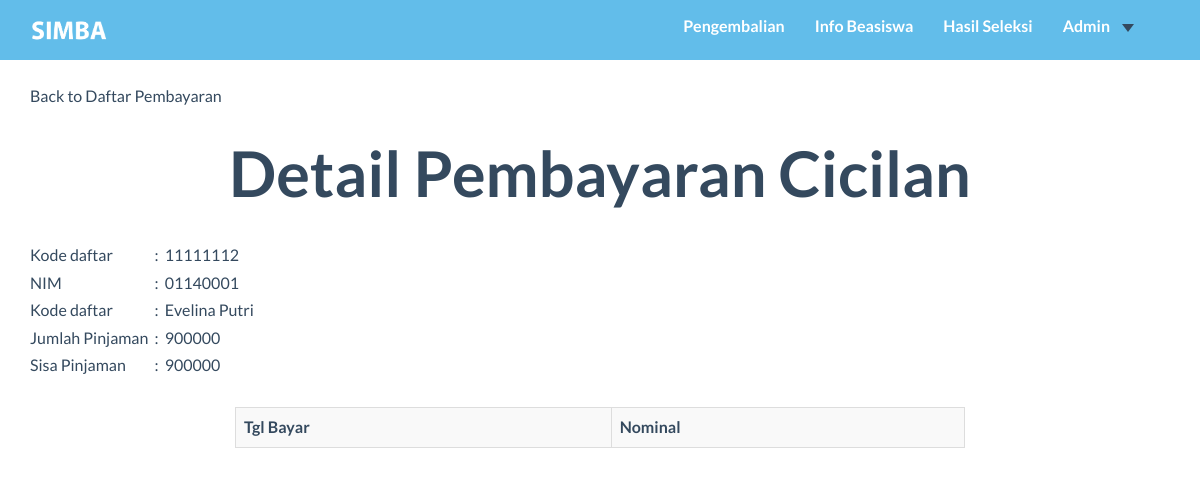
The page /user_admin/detail_cicilan.php?kd_dftar=11111112 on the database as committed earlier.
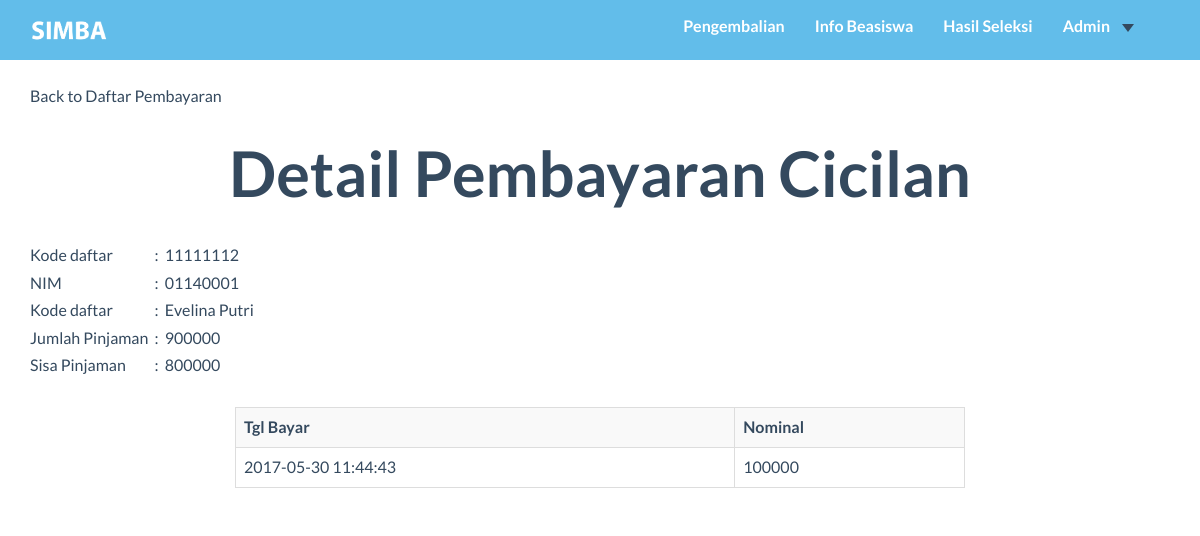
The same page on the database as committed later.
### tables this page shows
CREATE TABLE `pendaftaran` (
  `kd_daftar` int(8) NOT NULL,
  `nim` char(8) NOT NULL,
  `kd_bsw` char(3) NOT NULL,
  `tgl_daftar` timestamp NOT NULL DEFAULT CURRENT_TIMESTAMP,
  `nominal_pengajuan` int(11) NOT NULL,
  `nominal_disetujui` int(11) DEFAULT NULL,
  `sisa_pinjaman` int(11) DEFAULT NULL
);

CREATE TABLE `mahasiswa` (
  `NIM` char(8) NOT NULL,
  `kd_prodi` char(2) NOT NULL,
  `nama_mhs` varchar(99) NOT NULL,
  `gender` char(1) NOT NULL,
  `tgl_lahir` date NOT NULL,
  `email` varchar(99) NOT NULL,
  `alamat` varchar(999) NOT NULL,
  `kode_pos` char(5) NOT NULL,
  `no_telp` char(12) NOT NULL,
  `total_sks` int(11) NOT NULL
);

CREATE TABLE `pengembalian` (
  `kd_bayar` int(11) NOT NULL,
  `kd_daftar` int(8) NOT NULL,
  `tgl_bayar` timestamp NOT NULL DEFAULT CURRENT_TIMESTAMP,
  `nominal_bayar` int(11) NOT NULL
);

### user_admin/detail_cicilan.php (the view, shortened to what this page needs)
<?php
Include("../function/koneksi.php");
$kd_dftr =$_GET['kd_dftar'];
$sqlDetail = "SELECT * FROM pengembalian WHERE kd_daftar = '$kd_dftr'";
$excSqlDetail = mysqli_query($koneksi, $sqlDetail);
$sqlMaster  = "SELECT * FROM pendaftaran NATURAL  JOIN mahasiswa WHERE kd_daftar = '$kd_dftr'";
$excSqlMaster = mysqli_query($koneksi, $sqlMaster);
$rowMaster=mysqli_fetch_array($excSqlMaster);
?>
<!DOCTYPE html>
<html lang="en">
<head>
    <link href="../css/bootstrap.min.css" rel="stylesheet">
    <link rel="stylesheet" href="https://maxcdn.bootstrapcdn.com/bootstrap/3.3.7/css/bootstrap.min.css">
    <link href="../font-awesome/css/font-awesome.min.css" rel="stylesheet">
    <link href="../css/general.css" rel="stylesheet">
    <link href="../css/custom.css" rel="stylesheet">
    <link href="../css/owl.carousel.css" rel="stylesheet">
    <link href="../css/owl.theme.css" rel="stylesheet">
    <link href="../css/style.css" rel="stylesheet">
    <link href="../css/animate.css" rel="stylesheet">
    <link rel="stylesheet" href="../css/magnific-popup.css">
</head>
<body>
<nav class="navbar-default" role="navigation" style="position: fixed; top: 0px;">
    <div class="container">
        <a class="" href="index.php">
            <img src="../img/logo2.png" height="45px" style="margin-top:8px; margin-left:0" id="logo"/>
        </a>
        <div class="collapse navbar-collapse navbar-right navbar-ex1-collapse stuckMenu">
            <ul class="nav navbar-nav">
                <li class="menuItem"><a href="Cicilan.php">Pengembalian </a></li>
                <li class="menuItem"><a href="../index.php#infoBeasiswa">Info Beasiswa </a></li>
                <li class="menuItem"><a href="../index.php#hasilSeleksi">Hasil Seleksi </a></li>
                <li class="menuItem dropdown">
                    <a class="dropdown-toggle" data-toggle="dropdown" href="#">Admin<span class="caret"></span></a>
                </li>
            </ul>
        </div>
    </div>
</nav>
<br/><br/><br/>
<div class="container">
    <a href="detail_cicilan.php">Back to Daftar Pembayaran</a>
    <h2 class="text-center">Detail Pembayaran Cicilan</h2>
    <br/>
    <table>
        <tr>
            <td>Kode daftar</td>
            <td> &nbsp; : &nbsp; </td>
            <td><?php echo $rowMaster['kd_daftar']?> </td>
        </tr>
        <tr>
            <td>NIM</td>
            <td> &nbsp; : &nbsp; </td>
            <td><?php echo $rowMaster['nim']?> </td>
        </tr>
        <tr>
            <td>Kode daftar</td>
            <td> &nbsp; : &nbsp; </td>
            <td><?php echo  $rowMaster['nama_mhs']?> </td>
        </tr>
        <tr>
            <td>Jumlah Pinjaman</td>
            <td> &nbsp; : &nbsp; </td>
            <td><?php echo  $rowMaster['nominal_disetujui']?> </td>
        </tr>
        <tr>
            <td>Sisa Pinjaman</td>
            <td> &nbsp; : &nbsp; </td>
            <td><?php echo  $rowMaster['sisa_pinjaman']?> </td>
        </tr>
    </table>
    <br/>
    <div class="col-md-2"></div>
    <div class="col-md-8">
    <table class="table table-bordered table-striped">
        <tr>
            <th>Tgl Bayar</th>
            <th>Nominal</th>
        </tr>
    <?php
    while($row = mysqli_fetch_array($excSqlDetail)){
        echo'
        <tr>
            <td>'.$row['tgl_bayar'].'</td>
            <td>'.$row['nominal_bayar'].'</td>
        </tr>
        ';
    }
    ?>
    </table>
    </div>
</div>
</body>
</html>

Rows that differ between the two databases and show on the page:
changed pendaftaran "Evelina Putri": sisa_pinjaman "900000" → "800000"
added pengembalian: tgl_bayar "2017-05-30 11:44:43", nominal_bayar "100000"
